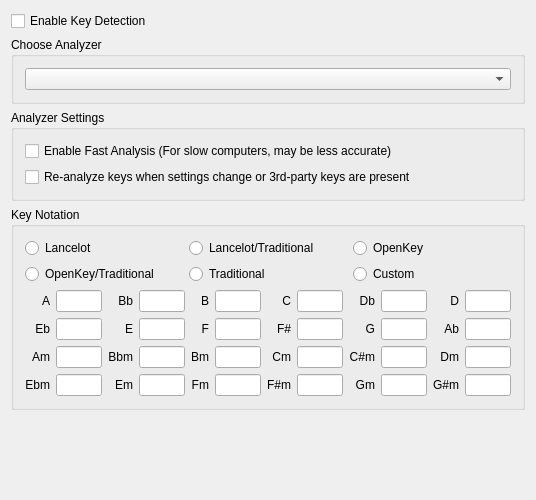
<?xml version="1.0" encoding="UTF-8"?>
<ui version="4.0">
 <class>DlgPrefKeyDlg</class>
 <widget class="QWidget" name="DlgPrefKeyDlg">
  <property name="geometry">
   <rect>
    <x>0</x>
    <y>0</y>
    <width>536</width>
    <height>500</height>
   </rect>
  </property>
  <property name="windowTitle">
   <string>Key Notation Format Settings</string>
  </property>
  <layout class="QVBoxLayout" name="verticalLayout">

   <item>
    <widget class="QCheckBox" name="banalyzerenabled">
     <property name="toolTip">
      <string>When key detection is enabled, Winlive Dj Ai detects the musical key of your tracks
and allows you to pitch adjust them for harmonic mixing.</string>
     </property>
     <property name="text">
      <string>Enable Key Detection</string>
     </property>
    </widget>
   </item>

   <item>
    <widget class="QGroupBox" name="groupPlugin">
     <property name="title">
      <string>Choose Analyzer</string>
     </property>
     <property name="alignment">
      <set>Qt::AlignLeading|Qt::AlignLeft|Qt::AlignTop</set>
     </property>
     <layout class="QHBoxLayout" name="horizontalLayout">
      <item>
       <widget class="QComboBox" name="plugincombo">
        <property name="minimumSize">
         <size>
          <width>200</width>
          <height>0</height>
         </size>
        </property>
        <property name="maximumSize">
         <size>
          <width>2600</width>
          <height>26</height>
         </size>
        </property>
        <property name="toolTip">
         <string>Choose between different algorithms to detect keys.</string>
        </property>
        <property name="layoutDirection">
         <enum>Qt::LeftToRight</enum>
        </property>
       </widget>
      </item>
     </layout>
    </widget>
   </item>

   <item>
    <widget class="QGroupBox" name="groupOptions">
     <property name="title">
      <string>Analyzer Settings</string>
     </property>
     <layout class="QVBoxLayout" name="verticalLayout_2">
      <item>
       <widget class="QCheckBox" name="bfastAnalysisEnabled">
        <property name="text">
         <string>Enable Fast Analysis (For slow computers, may be less accurate)</string>
        </property>
       </widget>
      </item>
      <item>
       <widget class="QCheckBox" name="breanalyzeEnabled">
        <property name="text">
         <string>Re-analyze keys when settings change or 3rd-party keys are present</string>
        </property>
       </widget>
      </item>
     </layout>
    </widget>
   </item>

   <item>
    <widget class="QGroupBox" name="groupNotation">
     <property name="minimumSize">
      <size>
       <width>409</width>
       <height>200</height>
      </size>
     </property>
     <property name="title">
      <string>Key Notation</string>
     </property>
     <layout class="QVBoxLayout" name="verticalLayout_3">

      <item>
       <layout class="QHBoxLayout" name="notationChoice1">
        <item>
         <widget class="QRadioButton" name="radioNotationLancelot">
          <property name="text">
           <string>Lancelot</string>
          </property>
         </widget>
        </item>
        <item>
         <widget class="QRadioButton" name="radioNotationLancelotAndTraditional">
          <property name="text">
            <string>Lancelot/Traditional</string>
          </property>
         </widget>
        </item>
        <item>
         <widget class="QRadioButton" name="radioNotationOpenKey">
          <property name="text">
           <string>OpenKey</string>
          </property>
         </widget>
        </item>
       </layout>
      </item>

      <item>
       <layout class="QHBoxLayout" name="notationChoice2">
        <item>
         <widget class="QRadioButton" name="radioNotationOpenKeyAndTraditional">
          <property name="text">
            <string>OpenKey/Traditional</string>
          </property>
         </widget>
        </item>
        <item>
         <widget class="QRadioButton" name="radioNotationTraditional">
          <property name="text">
           <string>Traditional</string>
          </property>
         </widget>
        </item>
        <item>
         <widget class="QRadioButton" name="radioNotationCustom">
          <property name="text">
           <string>Custom</string>
          </property>
         </widget>
        </item>
       </layout>
      </item>

      <item>
       <layout class="QGridLayout" name="customNotation">
        <item row="0" column="0">
         <widget class="QLabel" name="a_major_label">
          <property name="text">
           <string>A</string>
          </property>
          <property name="alignment">
           <set>Qt::AlignRight|Qt::AlignTrailing|Qt::AlignVCenter</set>
          </property>
         </widget>
        </item>
        <item row="0" column="1">
         <widget class="QLineEdit" name="a_major_edit">
          <property name="sizePolicy">
           <sizepolicy hsizetype="Expanding" vsizetype="Fixed">
            <horstretch>0</horstretch>
            <verstretch>0</verstretch>
           </sizepolicy>
          </property>
          <property name="maxLength">
           <number>20</number>
          </property>
         </widget>
        </item>
        <item row="0" column="2">
         <widget class="QLabel" name="b_flat_major_label">
          <property name="text">
           <string>Bb</string>
          </property>
          <property name="alignment">
           <set>Qt::AlignRight|Qt::AlignTrailing|Qt::AlignVCenter</set>
          </property>
         </widget>
        </item>
        <item row="0" column="3">
         <widget class="QLineEdit" name="b_flat_major_edit">
          <property name="sizePolicy">
           <sizepolicy hsizetype="Expanding" vsizetype="Fixed">
            <horstretch>0</horstretch>
            <verstretch>0</verstretch>
           </sizepolicy>
          </property>
          <property name="maxLength">
           <number>20</number>
          </property>
         </widget>
        </item>
        <item row="0" column="4">
         <widget class="QLabel" name="b_major_label">
          <property name="text">
           <string>B</string>
          </property>
          <property name="alignment">
           <set>Qt::AlignRight|Qt::AlignTrailing|Qt::AlignVCenter</set>
          </property>
         </widget>
        </item>
        <item row="0" column="5">
         <widget class="QLineEdit" name="b_major_edit">
          <property name="sizePolicy">
           <sizepolicy hsizetype="Expanding" vsizetype="Fixed">
            <horstretch>0</horstretch>
            <verstretch>0</verstretch>
           </sizepolicy>
          </property>
          <property name="maxLength">
           <number>20</number>
          </property>
         </widget>
        </item>
        <item row="0" column="6">
         <widget class="QLabel" name="c_major_label">
          <property name="text">
           <string>C</string>
          </property>
          <property name="alignment">
           <set>Qt::AlignRight|Qt::AlignTrailing|Qt::AlignVCenter</set>
          </property>
         </widget>
        </item>
        <item row="0" column="7">
         <widget class="QLineEdit" name="c_major_edit">
          <property name="sizePolicy">
           <sizepolicy hsizetype="Expanding" vsizetype="Fixed">
            <horstretch>0</horstretch>
            <verstretch>0</verstretch>
           </sizepolicy>
          </property>
          <property name="maxLength">
           <number>20</number>
          </property>
         </widget>
        </item>
        <item row="0" column="8">
         <widget class="QLabel" name="d_flat_major_label">
          <property name="text">
           <string>Db</string>
          </property>
          <property name="alignment">
           <set>Qt::AlignRight|Qt::AlignTrailing|Qt::AlignVCenter</set>
          </property>
         </widget>
        </item>
        <item row="0" column="9">
         <widget class="QLineEdit" name="d_flat_major_edit">
          <property name="sizePolicy">
           <sizepolicy hsizetype="Expanding" vsizetype="Fixed">
            <horstretch>0</horstretch>
            <verstretch>0</verstretch>
           </sizepolicy>
          </property>
          <property name="maxLength">
           <number>20</number>
          </property>
         </widget>
        </item>
        <item row="0" column="10">
         <widget class="QLabel" name="d_major_label">
          <property name="text">
           <string>D</string>
          </property>
          <property name="alignment">
           <set>Qt::AlignRight|Qt::AlignTrailing|Qt::AlignVCenter</set>
          </property>
         </widget>
        </item>
        <item row="0" column="11">
         <widget class="QLineEdit" name="d_major_edit">
          <property name="sizePolicy">
           <sizepolicy hsizetype="Expanding" vsizetype="Fixed">
            <horstretch>0</horstretch>
            <verstretch>0</verstretch>
           </sizepolicy>
          </property>
          <property name="maxLength">
           <number>20</number>
          </property>
         </widget>
        </item>
        <item row="1" column="0">
         <widget class="QLabel" name="e_flat_major_label">
          <property name="text">
           <string>Eb</string>
          </property>
          <property name="alignment">
           <set>Qt::AlignRight|Qt::AlignTrailing|Qt::AlignVCenter</set>
          </property>
         </widget>
        </item>
        <item row="1" column="1">
         <widget class="QLineEdit" name="e_flat_major_edit">
          <property name="sizePolicy">
           <sizepolicy hsizetype="Expanding" vsizetype="Fixed">
            <horstretch>0</horstretch>
            <verstretch>0</verstretch>
           </sizepolicy>
          </property>
          <property name="maxLength">
           <number>20</number>
          </property>
         </widget>
        </item>
        <item row="1" column="2">
         <widget class="QLabel" name="e_major_label">
          <property name="text">
           <string>E</string>
          </property>
          <property name="alignment">
           <set>Qt::AlignRight|Qt::AlignTrailing|Qt::AlignVCenter</set>
          </property>
         </widget>
        </item>
        <item row="1" column="3">
         <widget class="QLineEdit" name="e_major_edit">
          <property name="sizePolicy">
           <sizepolicy hsizetype="Expanding" vsizetype="Fixed">
            <horstretch>0</horstretch>
            <verstretch>0</verstretch>
           </sizepolicy>
          </property>
          <property name="maxLength">
           <number>20</number>
          </property>
         </widget>
        </item>
        <item row="1" column="4">
         <widget class="QLabel" name="f_major_label">
          <property name="text">
           <string>F</string>
          </property>
          <property name="alignment">
           <set>Qt::AlignRight|Qt::AlignTrailing|Qt::AlignVCenter</set>
          </property>
         </widget>
        </item>
        <item row="1" column="5">
         <widget class="QLineEdit" name="f_major_edit">
          <property name="sizePolicy">
           <sizepolicy hsizetype="Expanding" vsizetype="Fixed">
            <horstretch>0</horstretch>
            <verstretch>0</verstretch>
           </sizepolicy>
          </property>
          <property name="maxLength">
           <number>20</number>
          </property>
         </widget>
        </item>
        <item row="1" column="6">
         <widget class="QLabel" name="f_sharp_major_label">
          <property name="text">
           <string>F#</string>
          </property>
          <property name="alignment">
           <set>Qt::AlignRight|Qt::AlignTrailing|Qt::AlignVCenter</set>
          </property>
         </widget>
        </item>
        <item row="1" column="7">
         <widget class="QLineEdit" name="f_sharp_major_edit">
          <property name="sizePolicy">
           <sizepolicy hsizetype="Expanding" vsizetype="Fixed">
            <horstretch>0</horstretch>
            <verstretch>0</verstretch>
           </sizepolicy>
          </property>
          <property name="maxLength">
           <number>20</number>
          </property>
         </widget>
        </item>
        <item row="1" column="8">
         <widget class="QLabel" name="g_major_label">
          <property name="text">
           <string>G</string>
          </property>
          <property name="alignment">
           <set>Qt::AlignRight|Qt::AlignTrailing|Qt::AlignVCenter</set>
          </property>
         </widget>
        </item>
        <item row="1" column="9">
         <widget class="QLineEdit" name="g_major_edit">
          <property name="sizePolicy">
           <sizepolicy hsizetype="Expanding" vsizetype="Fixed">
            <horstretch>0</horstretch>
            <verstretch>0</verstretch>
           </sizepolicy>
          </property>
          <property name="maxLength">
           <number>20</number>
          </property>
         </widget>
        </item>
        <item row="1" column="10">
         <widget class="QLabel" name="a_flat_major_label">
          <property name="text">
           <string>Ab</string>
          </property>
          <property name="alignment">
           <set>Qt::AlignRight|Qt::AlignTrailing|Qt::AlignVCenter</set>
          </property>
         </widget>
        </item>
        <item row="1" column="11">
         <widget class="QLineEdit" name="a_flat_major_edit">
          <property name="sizePolicy">
           <sizepolicy hsizetype="Expanding" vsizetype="Fixed">
            <horstretch>0</horstretch>
            <verstretch>0</verstretch>
           </sizepolicy>
          </property>
          <property name="maxLength">
           <number>20</number>
          </property>
         </widget>
        </item>
        <item row="2" column="0">
         <widget class="QLabel" name="a_minor_label">
          <property name="text">
           <string>Am</string>
          </property>
          <property name="alignment">
           <set>Qt::AlignRight|Qt::AlignTrailing|Qt::AlignVCenter</set>
          </property>
         </widget>
        </item>
        <item row="2" column="1">
         <widget class="QLineEdit" name="a_minor_edit">
          <property name="sizePolicy">
           <sizepolicy hsizetype="Expanding" vsizetype="Fixed">
            <horstretch>0</horstretch>
            <verstretch>0</verstretch>
           </sizepolicy>
          </property>
          <property name="maxLength">
           <number>20</number>
          </property>
         </widget>
        </item>
        <item row="2" column="2">
         <widget class="QLabel" name="b_flat_minor_label">
          <property name="text">
           <string>Bbm</string>
          </property>
          <property name="alignment">
           <set>Qt::AlignRight|Qt::AlignTrailing|Qt::AlignVCenter</set>
          </property>
         </widget>
        </item>
        <item row="2" column="3">
         <widget class="QLineEdit" name="b_flat_minor_edit">
          <property name="sizePolicy">
           <sizepolicy hsizetype="Expanding" vsizetype="Fixed">
            <horstretch>0</horstretch>
            <verstretch>0</verstretch>
           </sizepolicy>
          </property>
          <property name="maxLength">
           <number>20</number>
          </property>
         </widget>
        </item>
        <item row="2" column="4">
         <widget class="QLabel" name="b_minor_label">
          <property name="text">
           <string>Bm</string>
          </property>
          <property name="alignment">
           <set>Qt::AlignRight|Qt::AlignTrailing|Qt::AlignVCenter</set>
          </property>
         </widget>
        </item>
        <item row="2" column="5">
         <widget class="QLineEdit" name="b_minor_edit">
          <property name="sizePolicy">
           <sizepolicy hsizetype="Expanding" vsizetype="Fixed">
            <horstretch>0</horstretch>
            <verstretch>0</verstretch>
           </sizepolicy>
          </property>
          <property name="maxLength">
           <number>20</number>
          </property>
         </widget>
        </item>
        <item row="2" column="6">
         <widget class="QLabel" name="c_minor_label">
          <property name="text">
           <string>Cm</string>
          </property>
          <property name="alignment">
           <set>Qt::AlignRight|Qt::AlignTrailing|Qt::AlignVCenter</set>
          </property>
         </widget>
        </item>
        <item row="2" column="7">
         <widget class="QLineEdit" name="c_minor_edit">
          <property name="sizePolicy">
           <sizepolicy hsizetype="Expanding" vsizetype="Fixed">
            <horstretch>0</horstretch>
            <verstretch>0</verstretch>
           </sizepolicy>
          </property>
          <property name="maxLength">
           <number>20</number>
          </property>
         </widget>
        </item>
        <item row="2" column="8">
         <widget class="QLabel" name="c_sharp_minor_label">
          <property name="text">
           <string>C#m</string>
          </property>
          <property name="alignment">
           <set>Qt::AlignRight|Qt::AlignTrailing|Qt::AlignVCenter</set>
          </property>
         </widget>
        </item>
        <item row="2" column="9">
         <widget class="QLineEdit" name="c_sharp_minor_edit">
          <property name="sizePolicy">
           <sizepolicy hsizetype="Expanding" vsizetype="Fixed">
            <horstretch>0</horstretch>
            <verstretch>0</verstretch>
           </sizepolicy>
          </property>
          <property name="maxLength">
           <number>20</number>
          </property>
         </widget>
        </item>
        <item row="2" column="10">
         <widget class="QLabel" name="d_minor_label">
          <property name="text">
           <string>Dm</string>
          </property>
          <property name="alignment">
           <set>Qt::AlignRight|Qt::AlignTrailing|Qt::AlignVCenter</set>
          </property>
         </widget>
        </item>
        <item row="2" column="11">
         <widget class="QLineEdit" name="d_minor_edit">
          <property name="sizePolicy">
           <sizepolicy hsizetype="Expanding" vsizetype="Fixed">
            <horstretch>0</horstretch>
            <verstretch>0</verstretch>
           </sizepolicy>
          </property>
          <property name="maxLength">
           <number>20</number>
          </property>
         </widget>
        </item>
        <item row="3" column="0">
         <widget class="QLabel" name="e_flat_minor_label">
          <property name="text">
           <string>Ebm</string>
          </property>
          <property name="alignment">
           <set>Qt::AlignRight|Qt::AlignTrailing|Qt::AlignVCenter</set>
          </property>
         </widget>
        </item>
        <item row="3" column="1">
         <widget class="QLineEdit" name="e_flat_minor_edit">
          <property name="sizePolicy">
           <sizepolicy hsizetype="Expanding" vsizetype="Fixed">
            <horstretch>0</horstretch>
            <verstretch>0</verstretch>
           </sizepolicy>
          </property>
          <property name="maxLength">
           <number>20</number>
          </property>
         </widget>
        </item>
        <item row="3" column="2">
         <widget class="QLabel" name="e_minor_label">
          <property name="text">
           <string>Em</string>
          </property>
          <property name="alignment">
           <set>Qt::AlignRight|Qt::AlignTrailing|Qt::AlignVCenter</set>
          </property>
         </widget>
        </item>
        <item row="3" column="3">
         <widget class="QLineEdit" name="e_minor_edit">
          <property name="sizePolicy">
           <sizepolicy hsizetype="Expanding" vsizetype="Fixed">
            <horstretch>0</horstretch>
            <verstretch>0</verstretch>
           </sizepolicy>
          </property>
          <property name="maxLength">
           <number>20</number>
          </property>
         </widget>
        </item>
        <item row="3" column="4">
         <widget class="QLabel" name="f_minor_label">
          <property name="text">
           <string>Fm</string>
          </property>
          <property name="alignment">
           <set>Qt::AlignRight|Qt::AlignTrailing|Qt::AlignVCenter</set>
          </property>
         </widget>
        </item>
        <item row="3" column="5">
         <widget class="QLineEdit" name="f_minor_edit">
          <property name="sizePolicy">
           <sizepolicy hsizetype="Expanding" vsizetype="Fixed">
            <horstretch>0</horstretch>
            <verstretch>0</verstretch>
           </sizepolicy>
          </property>
          <property name="maxLength">
           <number>20</number>
          </property>
         </widget>
        </item>
        <item row="3" column="6">
         <widget class="QLabel" name="f_sharp_minor_label">
          <property name="text">
           <string>F#m</string>
          </property>
          <property name="alignment">
           <set>Qt::AlignRight|Qt::AlignTrailing|Qt::AlignVCenter</set>
          </property>
         </widget>
        </item>
        <item row="3" column="7">
         <widget class="QLineEdit" name="f_sharp_minor_edit">
          <property name="sizePolicy">
           <sizepolicy hsizetype="Expanding" vsizetype="Fixed">
            <horstretch>0</horstretch>
            <verstretch>0</verstretch>
           </sizepolicy>
          </property>
          <property name="maxLength">
           <number>20</number>
          </property>
         </widget>
        </item>
        <item row="3" column="8">
         <widget class="QLabel" name="g_minor_label">
          <property name="text">
           <string>Gm</string>
          </property>
          <property name="alignment">
           <set>Qt::AlignRight|Qt::AlignTrailing|Qt::AlignVCenter</set>
          </property>
         </widget>
        </item>
        <item row="3" column="9">
         <widget class="QLineEdit" name="g_minor_edit">
          <property name="sizePolicy">
           <sizepolicy hsizetype="Expanding" vsizetype="Fixed">
            <horstretch>0</horstretch>
            <verstretch>0</verstretch>
           </sizepolicy>
          </property>
          <property name="maxLength">
           <number>20</number>
          </property>
         </widget>
        </item>
        <item row="3" column="10">
         <widget class="QLabel" name="g_sharp_minor_label">
          <property name="text">
           <string>G#m</string>
          </property>
          <property name="alignment">
           <set>Qt::AlignRight|Qt::AlignTrailing|Qt::AlignVCenter</set>
          </property>
         </widget>
        </item>
        <item row="3" column="11">
         <widget class="QLineEdit" name="g_sharp_minor_edit">
          <property name="sizePolicy">
           <sizepolicy hsizetype="Expanding" vsizetype="Fixed">
            <horstretch>0</horstretch>
            <verstretch>0</verstretch>
           </sizepolicy>
          </property>
          <property name="maxLength">
           <number>20</number>
          </property>
         </widget>
        </item>
       </layout>
      </item>
     </layout>
    </widget>
   </item>
   <item>
    <spacer name="verticalSpacer">
     <property name="orientation">
      <enum>Qt::Vertical</enum>
     </property>
     <property name="sizeHint" stdset="0">
      <size>
       <width>20</width>
       <height>40</height>
      </size>
     </property>
    </spacer>
   </item>
  </layout>
 </widget>
 <layoutdefault spacing="6" margin="11"/>
 <resources/>
 <connections/>
</ui>
